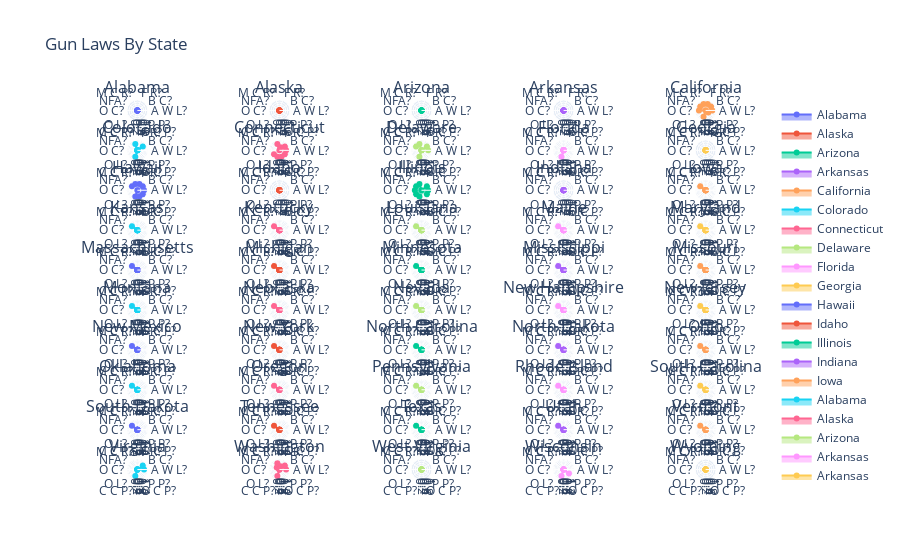

The cell this chart's notebook holds for it:
### Code cell
import plotly.graph_objects as go
from plotly.subplots import make_subplots


fig = make_subplots(rows=10, cols=5, subplot_titles=('Alabama', 'Alaska', 'Arizona', 'Arkansas', 'California', 
                                                     'Colorado', 'Connecticut', 'Delaware', 'Florida', 'Georgia',
                                                     'Hawaii', 'Idaho', 'Illinois', 'Indiana', 'Iowa', 
                                                     'Kansas', 'Kentucky', 'Louisiana', 'Maine', 'Maryland',
                                                     'Massachusetts', 'Michigan', 'Minnesota', 'Mississippi', 'Missouri',
                                                     'Montana', 'Nebraska', 'Nevada', 'New Hampshire', 'New Jersey', 
                                                     'New Mexico', 'New York', 'North Carolina', 'North Dakota', 'Ohio', 
                                                     'Oklahoma', 'Oregon', 'Pennsylvania', 'Rhode Island', 'South Carolina',
                                                     'South Dakota', 'Tennessee', 'Texas', 'Utah', 'Vermont', 
                                                     'Virginia', 'Washington', 'West Virginia', 'Wisconsin', 'Wyoming'), 
                    specs=[[{'type': 'polar'}]*5]*10)
            

            

fig.add_trace(go.Scatterpolar(
        name = "Alabama",
        theta=df_AL['Subject/Law'],
        r=df_AL['value']
        ), 1, 1)
fig.add_trace(go.Scatterpolar(
        name = "Alaska",
        theta=df_AK['Subject/Law'],
        r=df_AK['value']
        ), 1, 2)
fig.add_trace(go.Scatterpolar(
        name = "Arizona",
        theta=df_AZ['Subject/Law'],
        r=df_AZ['value']
        ), 1, 3)
fig.add_trace(go.Scatterpolar(
        name = "Arkansas",
        theta=df_AR['Subject/Law'],
        r=df_AR['value']
        ), 1, 4)
fig.add_trace(go.Scatterpolar(
        name = "California",
        theta=df_CA['Subject/Law'],
        r=df_CA['value']
        ), 1, 5)
fig.add_trace(go.Scatterpolar(
        name = "Colorado",
        theta=df_CO['Subject/Law'],
        r=df_CO['value']
        ), 2, 1)
fig.add_trace(go.Scatterpolar(
        name = "Connecticut",
        theta=df_CT['Subject/Law'],
        r=df_CT['value']
        ), 2, 2)
fig.add_trace(go.Scatterpolar(
        name = "Delaware",
        theta=df_DE['Subject/Law'],
        r=df_DE['value']
        ), 2, 3)
fig.add_trace(go.Scatterpolar(
        name = "Florida",
        theta=df_FL['Subject/Law'],
        r=df_FL['value']
        ), 2, 4)
fig.add_trace(go.Scatterpolar(
        name = "Georgia",
        theta=df_GA['Subject/Law'],
        r=df_GA['value']
        ), 2, 5)
fig.add_trace(go.Scatterpolar(
        name = "Hawaii",
        theta=df_HI['Subject/Law'],
        r=df_HI['value']
        ), 3, 1)
fig.add_trace(go.Scatterpolar(
        name = "Idaho",
        theta=df_ID['Subject/Law'],
        r=df_ID['value']
        ), 3, 2)
fig.add_trace(go.Scatterpolar(
        name = "Illinois",
        theta=df_IL['Subject/Law'],
        r=df_IL['value']
        ), 3, 3)
fig.add_trace(go.Scatterpolar(
        name = "Indiana",
        theta=df_IN['Subject/Law'],
        r=df_IN['value']
        ), 3, 4)
fig.add_trace(go.Scatterpolar(
        name = "Iowa",
        theta=df_IA['Subject/Law'],
        r=df_IA['value']
        ), 3, 5)
fig.add_trace(go.Scatterpolar(
        name = "Alabama",
        theta=df_IA['Subject/Law'],
        r=df_IA['value']
        ), 4, 1)
fig.add_trace(go.Scatterpolar(
        name = "Alaska",
        theta=df_IA['Subject/Law'],
        r=df_IA['value']
        ), 4, 2)
fig.add_trace(go.Scatterpolar(
        name = "Arizona",
        theta=df_IA['Subject/Law'],
        r=df_IA['value']
        ), 4, 3)
fig.add_trace(go.Scatterpolar(
        name = "Arkansas",
        theta=df_IA['Subject/Law'],
        r=df_IA['value']
        ), 4, 4)
fig.add_trace(go.Scatterpolar(
        name = "Arkansas",
        theta=df_IA['Subject/Law'],
        r=df_IA['value']
        ), 4, 5)
fig.add_trace(go.Scatterpolar(
        name = "Alabama",
        theta=df_IA['Subject/Law'],
        r=df_IA['value']
        ), 5, 1)
fig.add_trace(go.Scatterpolar(
        name = "Alaska",
        theta=df_IA['Subject/Law'],
        r=df_IA['value']
        ), 5, 2)
fig.add_trace(go.Scatterpolar(
        name = "Arizona",
        theta=df_IA['Subject/Law'],
        r=df_IA['value']
        ), 5, 3)
fig.add_trace(go.Scatterpolar(
        name = "Arkansas",
        theta=df_IA['Subject/Law'],
        r=df_IA['value']
        ), 5, 4)
fig.add_trace(go.Scatterpolar(
        name = "Arkansas",
        theta=df_IA['Subject/Law'],
        r=df_IA['value']
        ), 5, 5)
fig.add_trace(go.Scatterpolar(
        name = "Alabama",
        theta=df_IA['Subject/Law'],
        r=df_IA['value']
        ), 6, 1)
fig.add_trace(go.Scatterpolar(
        name = "Alaska",
        theta=df_IA['Subject/Law'],
        r=df_IA['value']
        ), 6, 2)
fig.add_trace(go.Scatterpolar(
        name = "Arizona",
        theta=df_IA['Subject/Law'],
        r=df_IA['value']
        ), 6, 3)
fig.add_trace(go.Scatterpolar(
        name = "Arkansas",
        theta=df_IA['Subject/Law'],
        r=df_IA['value']
        ), 6, 4)
fig.add_trace(go.Scatterpolar(
        name = "Arkansas",
        theta=df_IA['Subject/Law'],
        r=df_IA['value']
        ), 6, 5)
fig.add_trace(go.Scatterpolar(
        name = "Alabama",
        theta=df_IA['Subject/Law'],
        r=df_IA['value']
        ), 7, 1)
fig.add_trace(go.Scatterpolar(
        name = "Alaska",
        theta=df_IA['Subject/Law'],
        r=df_IA['value']
        ), 7, 2)
fig.add_trace(go.Scatterpolar(
        name = "Arizona",
        theta=df_IA['Subject/Law'],
        r=df_IA['value']
        ), 7, 3)
fig.add_trace(go.Scatterpolar(
        name = "Arkansas",
        theta=df_IA['Subject/Law'],
        r=df_IA['value']
        ), 7, 4)
fig.add_trace(go.Scatterpolar(
        name = "Arkansas",
        theta=df_IA['Subject/Law'],
        r=df_IA['value']
        ), 7, 5)
fig.add_trace(go.Scatterpolar(
        name = "Alabama",
        theta=df_IA['Subject/Law'],
        r=df_IA['value']
        ), 8, 1)
fig.add_trace(go.Scatterpolar(
        name = "Alaska",
        theta=df_IA['Subject/Law'],
        r=df_IA['value']
        ), 8, 2)
fig.add_trace(go.Scatterpolar(
        name = "Arizona",
        theta=df_IA['Subject/Law'],
        r=df_IA['value']
        ), 8, 3)
fig.add_trace(go.Scatterpolar(
        name = "Arkansas",
        theta=df_IA['Subject/Law'],
        r=df_IA['value']
        ), 8, 4)
fig.add_trace(go.Scatterpolar(
        name = "Arkansas",
        theta=df_IA['Subject/Law'],
        r=df_IA['value']
        ), 8, 5)
fig.add_trace(go.Scatterpolar(
        name = "Alabama",
        theta=df_IA['Subject/Law'],
        r=df_IA['value']
        ), 9, 1)
fig.add_trace(go.Scatterpolar(
        name = "Alaska",
        theta=df_IA['Subject/Law'],
        r=df_IA['value']
        ), 9, 2)
fig.add_trace(go.Scatterpolar(
        name = "Arizona",
        theta=df_IA['Subject/Law'],
        r=df_IA['value']
        ), 9, 3)
fig.add_trace(go.Scatterpolar(
        name = "Arkansas",
        theta=df_IA['Subject/Law'],
        r=df_IA['value']
        ), 9, 4)
fig.add_trace(go.Scatterpolar(
        name = "Arkansas",
        theta=df_IA['Subject/Law'],
        r=df_IA['value']
        ), 9, 5)
fig.add_trace(go.Scatterpolar(
        name = "Virginia",
         theta=df_VA['Subject/Law'],
        r=df_VA['value']
        ), 10, 1)
fig.add_trace(go.Scatterpolar(
        name = "Washington",
        theta=df_WA['Subject/Law'],
        r=df_WA['value']
        ), 10, 2)
fig.add_trace(go.Scatterpolar(
        name = "Virginia",
        theta=df_WV['Subject/Law'],
        r=df_WV['value']
        ), 10, 3)
fig.add_trace(go.Scatterpolar(
        name = "Wisconsin",
        theta=df_WI['Subject/Law'],
        r=df_WI['value']
        ), 10, 4)
fig.add_trace(go.Scatterpolar(
        name = "Wyoming",
        theta=df_WY['Subject/Law'],
        r=df_WY['value']
        ), 10, 5)

fig.update_traces(fill='toself')

fig.update_layout(title_text="Gun Laws By State")

fig.show()

### Figure 1 — Plotly figure (JSON) as saved in the notebook; plotly's stock layout.template omitted (floating-point values rounded to 4 significant figures)
{"data": [{"fill": "toself", "name": "Alabama", "r": [0, 0, 0, 0, 0, null, 0, 0, 0, 0], "subplot": "polar", "theta": ["A W L?", "B C?", "F R?", "M C R?", "NFA?", "O C?", "O L?", "C C P?", "O C P?", "P P?"], "type": "scatterpolar"}, {"fill": "toself", "name": "Alaska", "r": [0, 0, 0, 0, 0, null, 0, 0, 0, 0], "subplot": "polar2", "theta": ["A W L?", "B C?", "F R?", "M C R?", "NFA?", "O C?", "O L?", "C C P?", "O C P?", "P P?"], "type": "scatterpolar"}, {"fill": "toself", "name": "Arizona", "r": [0, 0, 0, 0, 0, null, 0, 0, 0, 0], "subplot": "polar3", "theta": ["A W L?", "B C?", "F R?", "M C R?", "NFA?", "O C?", "O L?", "C C P?", "O C P?", "P P?"], "type": "scatterpolar"}, {"fill": "toself", "name": "Arkansas", "r": [0, 0, 0, 0, 0, null, 0, 0, 0, 0], "subplot": "polar4", "theta": ["A W L?", "B C?", "F R?", "M C R?", "NFA?", "O C?", "O L?", "C C P?", "O C P?", "P P?"], "type": "scatterpolar"}, {"fill": "toself", "name": "California", "r": [1, 1, 1, 1, 1, 1, 0, 1, null, 0.5], "subplot": "polar5", "theta": ["A W L?", "B C?", "F R?", "M C R?", "NFA?", "O C?", "O L?", "C C P?", "O C P?", "P P?"], "type": "scatterpolar"}, {"fill": "toself", "name": "Colorado", "r": [0, 1, 0, 1, 0, null, 0, 1, 0, 0], "subplot": "polar6", "theta": ["A W L?", "B C?", "F R?", "M C R?", "NFA?", "O C?", "O L?", "C C P?", "O C P?", "P P?"], "type": "scatterpolar"}, {"fill": "toself", "name": "Connecticut", "r": [1, 1, 0.5, 1, 0, null, 1, 1, 1, 1], "subplot": "polar7", "theta": ["A W L?", "B C?", "F R?", "M C R?", "NFA?", "O C?", "O L?", "C C P?", "O C P?", "P P?"], "type": "scatterpolar"}, {"fill": "toself", "name": "Delaware", "r": [1, 1, 0, 1, 1, null, 0, 1, 0, 0], "subplot": "polar8", "theta": ["A W L?", "B C?", "F R?", "M C R?", "NFA?", "O C?", "O L?", "C C P?", "O C P?", "P P?"], "type": "scatterpolar"}, {"fill": "toself", "name": "Florida", "r": [0, 0, 0, 0, 0, null, 0, 1, 0, 0], "subplot": "polar9", "theta": ["A W L?", "B C?", "F R?", "M C R?", "NFA?", "O C?", "O L?", "C C P?", "O C P?", "P P?"], "type": "scatterpolar"}, {"fill": "toself", "name": "Georgia", "r": [0, 0, 0, 0, 0, null, 0, 0, 0, 0], "subplot": "polar10", "theta": ["A W L?", "B C?", "F R?", "M C R?", "NFA?", "O C?", "O L?", "C C P?", "O C P?", "P P?"], "type": "scatterpolar"}, {"fill": "toself", "name": "Hawaii", "r": [1, 1, 1, 1, 1, null, 0, 1, 1, 1], "subplot": "polar11", "theta": ["A W L?", "B C?", "F R?", "M C R?", "NFA?", "O C?", "O L?", "C C P?", "O C P?", "P P?"], "type": "scatterpolar"}, {"fill": "toself", "name": "Idaho", "r": [0, 0, 0, 0, 0, null, 0, 0, 0, 0], "subplot": "polar12", "theta": ["A W L?", "B C?", "F R?", "M C R?", "NFA?", "O C?", "O L?", "C C P?", "O C P?", "P P?"], "type": "scatterpolar"}, {"fill": "toself", "name": "Illinois", "r": [1, 1, 0, 1, 1, 1, 1, 1, null, 1], "subplot": "polar13", "theta": ["A W L?", "B C?", "F R?", "M C R?", "NFA?", "O C?", "O L?", "C C P?", "O C P?", "P P?"], "type": "scatterpolar"}, {"fill": "toself", "name": "Indiana", "r": [0, 0, 0, 0, 0, null, 0, 0, 0, 0], "subplot": "polar14", "theta": ["A W L?", "B C?", "F R?", "M C R?", "NFA?", "O C?", "O L?", "C C P?", "O C P?", "P P?"], "type": "scatterpolar"}, {"fill": "toself", "name": "Iowa", "r": [0, 0, 0, 0, 1, null, 0, 0, 0, 0], "subplot": "polar15", "theta": ["A W L?", "B C?", "F R?", "M C R?", "NFA?", "O C?", "O L?", "C C P?", "O C P?", "P P?"], "type": "scatterpolar"}, {"fill": "toself", "name": "Alabama", "r": [0, 0, 0, 0, 1, null, 0, 0, 0, 0], "subplot": "polar16", "theta": ["A W L?", "B C?", "F R?", "M C R?", "NFA?", "O C?", "O L?", "C C P?", "O C P?", "P P?"], "type": "scatterpolar"}, {"fill": "toself", "name": "Alaska", "r": [0, 0, 0, 0, 1, null, 0, 0, 0, 0], "subplot": "polar17", "theta": ["A W L?", "B C?", "F R?", "M C R?", "NFA?", "O C?", "O L?", "C C P?", "O C P?", "P P?"], "type": "scatterpolar"}, {"fill": "toself", "name": "Arizona", "r": [0, 0, 0, 0, 1, null, 0, 0, 0, 0], "subplot": "polar18", "theta": ["A W L?", "B C?", "F R?", "M C R?", "NFA?", "O C?", "O L?", "C C P?", "O C P?", "P P?"], "type": "scatterpolar"}, {"fill": "toself", "name": "Arkansas", "r": [0, 0, 0, 0, 1, null, 0, 0, 0, 0], "subplot": "polar19", "theta": ["A W L?", "B C?", "F R?", "M C R?", "NFA?", "O C?", "O L?", "C C P?", "O C P?", "P P?"], "type": "scatterpolar"}, {"fill": "toself", "name": "Arkansas", "r": [0, 0, 0, 0, 1, null, 0, 0, 0, 0], "subplot": "polar20", "theta": ["A W L?", "B C?", "F R?", "M C R?", "NFA?", "O C?", "O L?", "C C P?", "O C P?", "P P?"], "type": "scatterpolar"}, {"fill": "toself", "name": "Alabama", "r": [0, 0, 0, 0, 1, null, 0, 0, 0, 0], "subplot": "polar21", "theta": ["A W L?", "B C?", "F R?", "M C R?", "NFA?", "O C?", "O L?", "C C P?", "O C P?", "P P?"], "type": "scatterpolar"}, {"fill": "toself", "name": "Alaska", "r": [0, 0, 0, 0, 1, null, 0, 0, 0, 0], "subplot": "polar22", "theta": ["A W L?", "B C?", "F R?", "M C R?", "NFA?", "O C?", "O L?", "C C P?", "O C P?", "P P?"], "type": "scatterpolar"}, {"fill": "toself", "name": "Arizona", "r": [0, 0, 0, 0, 1, null, 0, 0, 0, 0], "subplot": "polar23", "theta": ["A W L?", "B C?", "F R?", "M C R?", "NFA?", "O C?", "O L?", "C C P?", "O C P?", "P P?"], "type": "scatterpolar"}, {"fill": "toself", "name": "Arkansas", "r": [0, 0, 0, 0, 1, null, 0, 0, 0, 0], "subplot": "polar24", "theta": ["A W L?", "B C?", "F R?", "M C R?", "NFA?", "O C?", "O L?", "C C P?", "O C P?", "P P?"], "type": "scatterpolar"}, {"fill": "toself", "name": "Arkansas", "r": [0, 0, 0, 0, 1, null, 0, 0, 0, 0], "subplot": "polar25", "theta": ["A W L?", "B C?", "F R?", "M C R?", "NFA?", "O C?", "O L?", "C C P?", "O C P?", "P P?"], "type": "scatterpolar"}, {"fill": "toself", "name": "Alabama", "r": [0, 0, 0, 0, 1, null, 0, 0, 0, 0], "subplot": "polar26", "theta": ["A W L?", "B C?", "F R?", "M C R?", "NFA?", "O C?", "O L?", "C C P?", "O C P?", "P P?"], "type": "scatterpolar"}, {"fill": "toself", "name": "Alaska", "r": [0, 0, 0, 0, 1, null, 0, 0, 0, 0], "subplot": "polar27", "theta": ["A W L?", "B C?", "F R?", "M C R?", "NFA?", "O C?", "O L?", "C C P?", "O C P?", "P P?"], "type": "scatterpolar"}, {"fill": "toself", "name": "Arizona", "r": [0, 0, 0, 0, 1, null, 0, 0, 0, 0], "subplot": "polar28", "theta": ["A W L?", "B C?", "F R?", "M C R?", "NFA?", "O C?", "O L?", "C C P?", "O C P?", "P P?"], "type": "scatterpolar"}, {"fill": "toself", "name": "Arkansas", "r": [0, 0, 0, 0, 1, null, 0, 0, 0, 0], "subplot": "polar29", "theta": ["A W L?", "B C?", "F R?", "M C R?", "NFA?", "O C?", "O L?", "C C P?", "O C P?", "P P?"], "type": "scatterpolar"}, {"fill": "toself", "name": "Arkansas", "r": [0, 0, 0, 0, 1, null, 0, 0, 0, 0], "subplot": "polar30", "theta": ["A W L?", "B C?", "F R?", "M C R?", "NFA?", "O C?", "O L?", "C C P?", "O C P?", "P P?"], "type": "scatterpolar"}, {"fill": "toself", "name": "Alabama", "r": [0, 0, 0, 0, 1, null, 0, 0, 0, 0], "subplot": "polar31", "theta": ["A W L?", "B C?", "F R?", "M C R?", "NFA?", "O C?", "O L?", "C C P?", "O C P?", "P P?"], "type": "scatterpolar"}, {"fill": "toself", "name": "Alaska", "r": [0, 0, 0, 0, 1, null, 0, 0, 0, 0], "subplot": "polar32", "theta": ["A W L?", "B C?", "F R?", "M C R?", "NFA?", "O C?", "O L?", "C C P?", "O C P?", "P P?"], "type": "scatterpolar"}, {"fill": "toself", "name": "Arizona", "r": [0, 0, 0, 0, 1, null, 0, 0, 0, 0], "subplot": "polar33", "theta": ["A W L?", "B C?", "F R?", "M C R?", "NFA?", "O C?", "O L?", "C C P?", "O C P?", "P P?"], "type": "scatterpolar"}, {"fill": "toself", "name": "Arkansas", "r": [0, 0, 0, 0, 1, null, 0, 0, 0, 0], "subplot": "polar34", "theta": ["A W L?", "B C?", "F R?", "M C R?", "NFA?", "O C?", "O L?", "C C P?", "O C P?", "P P?"], "type": "scatterpolar"}, {"fill": "toself", "name": "Arkansas", "r": [0, 0, 0, 0, 1, null, 0, 0, 0, 0], "subplot": "polar35", "theta": ["A W L?", "B C?", "F R?", "M C R?", "NFA?", "O C?", "O L?", "C C P?", "O C P?", "P P?"], "type": "scatterpolar"}, {"fill": "toself", "name": "Alabama", "r": [0, 0, 0, 0, 1, null, 0, 0, 0, 0], "subplot": "polar36", "theta": ["A W L?", "B C?", "F R?", "M C R?", "NFA?", "O C?", "O L?", "C C P?", "O C P?", "P P?"], "type": "scatterpolar"}, {"fill": "toself", "name": "Alaska", "r": [0, 0, 0, 0, 1, null, 0, 0, 0, 0], "subplot": "polar37", "theta": ["A W L?", "B C?", "F R?", "M C R?", "NFA?", "O C?", "O L?", "C C P?", "O C P?", "P P?"], "type": "scatterpolar"}, {"fill": "toself", "name": "Arizona", "r": [0, 0, 0, 0, 1, null, 0, 0, 0, 0], "subplot": "polar38", "theta": ["A W L?", "B C?", "F R?", "M C R?", "NFA?", "O C?", "O L?", "C C P?", "O C P?", "P P?"], "type": "scatterpolar"}, {"fill": "toself", "name": "Arkansas", "r": [0, 0, 0, 0, 1, null, 0, 0, 0, 0], "subplot": "polar39", "theta": ["A W L?", "B C?", "F R?", "M C R?", "NFA?", "O C?", "O L?", "C C P?", "O C P?", "P P?"], "type": "scatterpolar"}, {"fill": "toself", "name": "Arkansas", "r": [0, 0, 0, 0, 1, null, 0, 0, 0, 0], "subplot": "polar40", "theta": ["A W L?", "B C?", "F R?", "M C R?", "NFA?", "O C?", "O L?", "C C P?", "O C P?", "P P?"], "type": "scatterpolar"}, {"fill": "toself", "name": "Alabama", "r": [0, 0, 0, 0, 1, null, 0, 0, 0, 0], "subplot": "polar41", "theta": ["A W L?", "B C?", "F R?", "M C R?", "NFA?", "O C?", "O L?", "C C P?", "O C P?", "P P?"], "type": "scatterpolar"}, {"fill": "toself", "name": "Alaska", "r": [0, 0, 0, 0, 1, null, 0, 0, 0, 0], "subplot": "polar42", "theta": ["A W L?", "B C?", "F R?", "M C R?", "NFA?", "O C?", "O L?", "C C P?", "O C P?", "P P?"], "type": "scatterpolar"}, {"fill": "toself", "name": "Arizona", "r": [0, 0, 0, 0, 1, null, 0, 0, 0, 0], "subplot": "polar43", "theta": ["A W L?", "B C?", "F R?", "M C R?", "NFA?", "O C?", "O L?", "C C P?", "O C P?", "P P?"], "type": "scatterpolar"}, {"fill": "toself", "name": "Arkansas", "r": [0, 0, 0, 0, 1, null, 0, 0, 0, 0], "subplot": "polar44", "theta": ["A W L?", "B C?", "F R?", "M C R?", "NFA?", "O C?", "O L?", "C C P?", "O C P?", "P P?"], "type": "scatterpolar"}, {"fill": "toself", "name": "Arkansas", "r": [0, 0, 0, 0, 1, null, 0, 0, 0, 0], "subplot": "polar45", "theta": ["A W L?", "B C?", "F R?", "M C R?", "NFA?", "O C?", "O L?", "C C P?", "O C P?", "P P?"], "type": "scatterpolar"}, {"fill": "toself", "name": "Virginia", "r": [1, 1, 0, 0, 0, null, 0, 1, 0, 0], "subplot": "polar46", "theta": ["A W L?", "B C?", "F R?", "M C R?", "NFA?", "O C?", "O L?", "C C P?", "O C P?", "P P?"], "type": "scatterpolar"}, {"fill": "toself", "name": "Washington", "r": [1, 1, 0.5, 1, 0.5, null, 0, 1, 0, 0], "subplot": "polar47", "theta": ["A W L?", "B C?", "F R?", "M C R?", "NFA?", "O C?", "O L?", "C C P?", "O C P?", "P P?"], "type": "scatterpolar"}, {"fill": "toself", "name": "Virginia", "r": [0, 0, 0, 0, 0, null, 0, 0, 0, 0], "subplot": "polar48", "theta": ["A W L?", "B C?", "F R?", "M C R?", "NFA?", "O C?", "O L?", "C C P?", "O C P?", "P P?"], "type": "scatterpolar"}, {"fill": "toself", "name": "Wisconsin", "r": [0, 0, 0, 0, 0, null, 0, 1, 0, 1], "subplot": "polar49", "theta": ["A W L?", "B C?", "F R?", "M C R?", "NFA?", "O C?", "O L?", "C C P?", "O C P?", "P P?"], "type": "scatterpolar"}, {"fill": "toself", "name": "Wyoming", "r": [0, 0, 0, 0, 0, null, 0, 0, 0, 0], "subplot": "polar50", "theta": ["A W L?", "B C?", "F R?", "M C R?", "NFA?", "O C?", "O L?", "C C P?", "O C P?", "P P?"], "type": "scatterpolar"}], "layout": {"annotations": [{"font": {"size": 16}, "showarrow": false, "text": "Alabama", "x": 0.084, "xanchor": "center", "xref": "paper", "y": 1, "yanchor": "bottom", "yref": "paper"}, {"font": {"size": 16}, "showarrow": false, "text": "Alaska", "x": 0.292, "xanchor": "center", "xref": "paper", "y": 1, "yanchor": "bottom", "yref": "paper"}, {"font": {"size": 16}, "showarrow": false, "text": "Arizona", "x": 0.5, "xanchor": "center", "xref": "paper", "y": 1, "yanchor": "bottom", "yref": "paper"}, {"font": {"size": 16}, "showarrow": false, "text": "Arkansas", "x": 0.708, "xanchor": "center", "xref": "paper", "y": 1, "yanchor": "bottom", "yref": "paper"}, {"font": {"size": 16}, "showarrow": false, "text": "California", "x": 0.916, "xanchor": "center", "xref": "paper", "y": 1, "yanchor": "bottom", "yref": "paper"}, {"font": {"size": 16}, "showarrow": false, "text": "Colorado", "x": 0.084, "xanchor": "center", "xref": "paper", "y": 0.895, "yanchor": "bottom", "yref": "paper"}, {"font": {"size": 16}, "showarrow": false, "text": "Connecticut", "x": 0.292, "xanchor": "center", "xref": "paper", "y": 0.895, "yanchor": "bottom", "yref": "paper"}, {"font": {"size": 16}, "showarrow": false, "text": "Delaware", "x": 0.5, "xanchor": "center", "xref": "paper", "y": 0.895, "yanchor": "bottom", "yref": "paper"}, {"font": {"size": 16}, "showarrow": false, "text": "Florida", "x": 0.708, "xanchor": "center", "xref": "paper", "y": 0.895, "yanchor": "bottom", "yref": "paper"}, {"font": {"size": 16}, "showarrow": false, "text": "Georgia", "x": 0.916, "xanchor": "center", "xref": "paper", "y": 0.895, "yanchor": "bottom", "yref": "paper"}, {"font": {"size": 16}, "showarrow": false, "text": "Hawaii", "x": 0.084, "xanchor": "center", "xref": "paper", "y": 0.79, "yanchor": "bottom", "yref": "paper"}, {"font": {"size": 16}, "showarrow": false, "text": "Idaho", "x": 0.292, "xanchor": "center", "xref": "paper", "y": 0.79, "yanchor": "bottom", "yref": "paper"}, {"font": {"size": 16}, "showarrow": false, "text": "Illinois", "x": 0.5, "xanchor": "center", "xref": "paper", "y": 0.79, "yanchor": "bottom", "yref": "paper"}, {"font": {"size": 16}, "showarrow": false, "text": "Indiana", "x": 0.708, "xanchor": "center", "xref": "paper", "y": 0.79, "yanchor": "bottom", "yref": "paper"}, {"font": {"size": 16}, "showarrow": false, "text": "Iowa", "x": 0.916, "xanchor": "center", "xref": "paper", "y": 0.79, "yanchor": "bottom", "yref": "paper"}, {"font": {"size": 16}, "showarrow": false, "text": "Kansas", "x": 0.084, "xanchor": "center", "xref": "paper", "y": 0.685, "yanchor": "bottom", "yref": "paper"}, {"font": {"size": 16}, "showarrow": false, "text": "Kentucky", "x": 0.292, "xanchor": "center", "xref": "paper", "y": 0.685, "yanchor": "bottom", "yref": "paper"}, {"font": {"size": 16}, "showarrow": false, "text": "Louisiana", "x": 0.5, "xanchor": "center", "xref": "paper", "y": 0.685, "yanchor": "bottom", "yref": "paper"}, {"font": {"size": 16}, "showarrow": false, "text": "Maine", "x": 0.708, "xanchor": "center", "xref": "paper", "y": 0.685, "yanchor": "bottom", "yref": "paper"}, {"font": {"size": 16}, "showarrow": false, "text": "Maryland", "x": 0.916, "xanchor": "center", "xref": "paper", "y": 0.685, "yanchor": "bottom", "yref": "paper"}, {"font": {"size": 16}, "showarrow": false, "text": "Massachusetts", "x": 0.084, "xanchor": "center", "xref": "paper", "y": 0.58, "yanchor": "bottom", "yref": "paper"}, {"font": {"size": 16}, "showarrow": false, "text": "Michigan", "x": 0.292, "xanchor": "center", "xref": "paper", "y": 0.58, "yanchor": "bottom", "yref": "paper"}, {"font": {"size": 16}, "showarrow": false, "text": "Minnesota", "x": 0.5, "xanchor": "center", "xref": "paper", "y": 0.58, "yanchor": "bottom", "yref": "paper"}, {"font": {"size": 16}, "showarrow": false, "text": "Mississippi", "x": 0.708, "xanchor": "center", "xref": "paper", "y": 0.58, "yanchor": "bottom", "yref": "paper"}, {"font": {"size": 16}, "showarrow": false, "text": "Missouri", "x": 0.916, "xanchor": "center", "xref": "paper", "y": 0.58, "yanchor": "bottom", "yref": "paper"}, {"font": {"size": 16}, "showarrow": false, "text": "Montana", "x": 0.084, "xanchor": "center", "xref": "paper", "y": 0.475, "yanchor": "bottom", "yref": "paper"}, {"font": {"size": 16}, "showarrow": false, "text": "Nebraska", "x": 0.292, "xanchor": "center", "xref": "paper", "y": 0.475, "yanchor": "bottom", "yref": "paper"}, {"font": {"size": 16}, "showarrow": false, "text": "Nevada", "x": 0.5, "xanchor": "center", "xref": "paper", "y": 0.475, "yanchor": "bottom", "yref": "paper"}, {"font": {"size": 16}, "showarrow": false, "text": "New Hampshire", "x": 0.708, "xanchor": "center", "xref": "paper", "y": 0.475, "yanchor": "bottom", "yref": "paper"}, {"font": {"size": 16}, "showarrow": false, "text": "New Jersey", "x": 0.916, "xanchor": "center", "xref": "paper", "y": 0.475, "yanchor": "bottom", "yref": "paper"}, {"font": {"size": 16}, "showarrow": false, "text": "New Mexico", "x": 0.084, "xanchor": "center", "xref": "paper", "y": 0.37, "yanchor": "bottom", "yref": "paper"}, {"font": {"size": 16}, "showarrow": false, "text": "New York", "x": 0.292, "xanchor": "center", "xref": "paper", "y": 0.37, "yanchor": "bottom", "yref": "paper"}, {"font": {"size": 16}, "showarrow": false, "text": "North Carolina", "x": 0.5, "xanchor": "center", "xref": "paper", "y": 0.37, "yanchor": "bottom", "yref": "paper"}, {"font": {"size": 16}, "showarrow": false, "text": "North Dakota", "x": 0.708, "xanchor": "center", "xref": "paper", "y": 0.37, "yanchor": "bottom", "yref": "paper"}, {"font": {"size": 16}, "showarrow": false, "text": "Ohio", "x": 0.916, "xanchor": "center", "xref": "paper", "y": 0.37, "yanchor": "bottom", "yref": "paper"}, {"font": {"size": 16}, "showarrow": false, "text": "Oklahoma", "x": 0.084, "xanchor": "center", "xref": "paper", "y": 0.265, "yanchor": "bottom", "yref": "paper"}, {"font": {"size": 16}, "showarrow": false, "text": "Oregon", "x": 0.292, "xanchor": "center", "xref": "paper", "y": 0.265, "yanchor": "bottom", "yref": "paper"}, {"font": {"size": 16}, "showarrow": false, "text": "Pennsylvania", "x": 0.5, "xanchor": "center", "xref": "paper", "y": 0.265, "yanchor": "bottom", "yref": "paper"}, {"font": {"size": 16}, "showarrow": false, "text": "Rhode Island", "x": 0.708, "xanchor": "center", "xref": "paper", "y": 0.265, "yanchor": "bottom", "yref": "paper"}, {"font": {"size": 16}, "showarrow": false, "text": "South Carolina", "x": 0.916, "xanchor": "center", "xref": "paper", "y": 0.265, "yanchor": "bottom", "yref": "paper"}, {"font": {"size": 16}, "showarrow": false, "text": "South Dakota", "x": 0.084, "xanchor": "center", "xref": "paper", "y": 0.16, "yanchor": "bottom", "yref": "paper"}, {"font": {"size": 16}, "showarrow": false, "text": "Tennessee", "x": 0.292, "xanchor": "center", "xref": "paper", "y": 0.16, "yanchor": "bottom", "yref": "paper"}, {"font": {"size": 16}, "showarrow": false, "text": "Texas", "x": 0.5, "xanchor": "center", "xref": "paper", "y": 0.16, "yanchor": "bottom", "yref": "paper"}, {"font": {"size": 16}, "showarrow": false, "text": "Utah", "x": 0.708, "xanchor": "center", "xref": "paper", "y": 0.16, "yanchor": "bottom", "yref": "paper"}, {"font": {"size": 16}, "showarrow": false, "text": "Vermont", "x": 0.916, "xanchor": "center", "xref": "paper", "y": 0.16, "yanchor": "bottom", "yref": "paper"}, {"font": {"size": 16}, "showarrow": false, "text": "Virginia", "x": 0.084, "xanchor": "center", "xref": "paper", "y": 0.055, "yanchor": "bottom", "yref": "paper"}, {"font": {"size": 16}, "showarrow": false, "text": "Washington", "x": 0.292, "xanchor": "center", "xref": "paper", "y": 0.055, "yanchor": "bottom", "yref": "paper"}, {"font": {"size": 16}, "showarrow": false, "text": "West Virginia", "x": 0.5, "xanchor": "center", "xref": "paper", "y": 0.055, "yanchor": "bottom", "yref": "paper"}, {"font": {"size": 16}, "showarrow": false, "text": "Wisconsin", "x": 0.708, "xanchor": "center", "xref": "paper", "y": 0.055, "yanchor": "bottom", "yref": "paper"}, {"font": {"size": 16}, "showarrow": false, "text": "Wyoming", "x": 0.916, "xanchor": "center", "xref": "paper", "y": 0.055, "yanchor": "bottom", "yref": "paper"}], "polar": {"domain": {"x": [0, 0.168], "y": [0.945, 1]}}, "polar10": {"domain": {"x": [0.832, 1], "y": [0.84, 0.895]}}, "polar11": {"domain": {"x": [0, 0.168], "y": [0.735, 0.79]}}, "polar12": {"domain": {"x": [0.208, 0.376], "y": [0.735, 0.79]}}, "polar13": {"domain": {"x": [0.416, 0.584], "y": [0.735, 0.79]}}, "polar14": {"domain": {"x": [0.624, 0.792], "y": [0.735, 0.79]}}, "polar15": {"domain": {"x": [0.832, 1], "y": [0.735, 0.79]}}, "polar16": {"domain": {"x": [0, 0.168], "y": [0.63, 0.685]}}, "polar17": {"domain": {"x": [0.208, 0.376], "y": [0.63, 0.685]}}, "polar18": {"domain": {"x": [0.416, 0.584], "y": [0.63, 0.685]}}, "polar19": {"domain": {"x": [0.624, 0.792], "y": [0.63, 0.685]}}, "polar2": {"domain": {"x": [0.208, 0.376], "y": [0.945, 1]}}, "polar20": {"domain": {"x": [0.832, 1], "y": [0.63, 0.685]}}, "polar21": {"domain": {"x": [0, 0.168], "y": [0.525, 0.58]}}, "polar22": {"domain": {"x": [0.208, 0.376], "y": [0.525, 0.58]}}, "polar23": {"domain": {"x": [0.416, 0.584], "y": [0.525, 0.58]}}, "polar24": {"domain": {"x": [0.624, 0.792], "y": [0.525, 0.58]}}, "polar25": {"domain": {"x": [0.832, 1], "y": [0.525, 0.58]}}, "polar26": {"domain": {"x": [0, 0.168], "y": [0.42, 0.475]}}, "polar27": {"domain": {"x": [0.208, 0.376], "y": [0.42, 0.475]}}, "polar28": {"domain": {"x": [0.416, 0.584], "y": [0.42, 0.475]}}, "polar29": {"domain": {"x": [0.624, 0.792], "y": [0.42, 0.475]}}, "polar3": {"domain": {"x": [0.416, 0.584], "y": [0.945, 1]}}, "polar30": {"domain": {"x": [0.832, 1], "y": [0.42, 0.475]}}, "polar31": {"domain": {"x": [0, 0.168], "y": [0.315, 0.37]}}, "polar32": {"domain": {"x": [0.208, 0.376], "y": [0.315, 0.37]}}, "polar33": {"domain": {"x": [0.416, 0.584], "y": [0.315, 0.37]}}, "polar34": {"domain": {"x": [0.624, 0.792], "y": [0.315, 0.37]}}, "polar35": {"domain": {"x": [0.832, 1], "y": [0.315, 0.37]}}, "polar36": {"domain": {"x": [0, 0.168], "y": [0.21, 0.265]}}, "polar37": {"domain": {"x": [0.208, 0.376], "y": [0.21, 0.265]}}, "polar38": {"domain": {"x": [0.416, 0.584], "y": [0.21, 0.265]}}, "polar39": {"domain": {"x": [0.624, 0.792], "y": [0.21, 0.265]}}, "polar4": {"domain": {"x": [0.624, 0.792], "y": [0.945, 1]}}, "polar40": {"domain": {"x": [0.832, 1], "y": [0.21, 0.265]}}, "polar41": {"domain": {"x": [0, 0.168], "y": [0.105, 0.16]}}, "polar42": {"domain": {"x": [0.208, 0.376], "y": [0.105, 0.16]}}, "polar43": {"domain": {"x": [0.416, 0.584], "y": [0.105, 0.16]}}, "polar44": {"domain": {"x": [0.624, 0.792], "y": [0.105, 0.16]}}, "polar45": {"domain": {"x": [0.832, 1], "y": [0.105, 0.16]}}, "polar46": {"domain": {"x": [0, 0.168], "y": [0, 0.055]}}, "polar47": {"domain": {"x": [0.208, 0.376], "y": [0, 0.055]}}, "polar48": {"domain": {"x": [0.416, 0.584], "y": [0, 0.055]}}, "polar49": {"domain": {"x": [0.624, 0.792], "y": [0, 0.055]}}, "polar5": {"domain": {"x": [0.832, 1], "y": [0.945, 1]}}, "polar50": {"domain": {"x": [0.832, 1], "y": [0, 0.055]}}, "polar6": {"domain": {"x": [0, 0.168], "y": [0.84, 0.895]}}, "polar7": {"domain": {"x": [0.208, 0.376], "y": [0.84, 0.895]}}, "polar8": {"domain": {"x": [0.416, 0.584], "y": [0.84, 0.895]}}, "polar9": {"domain": {"x": [0.624, 0.792], "y": [0.84, 0.895]}}, "title": {"text": "Gun Laws By State"}}}
